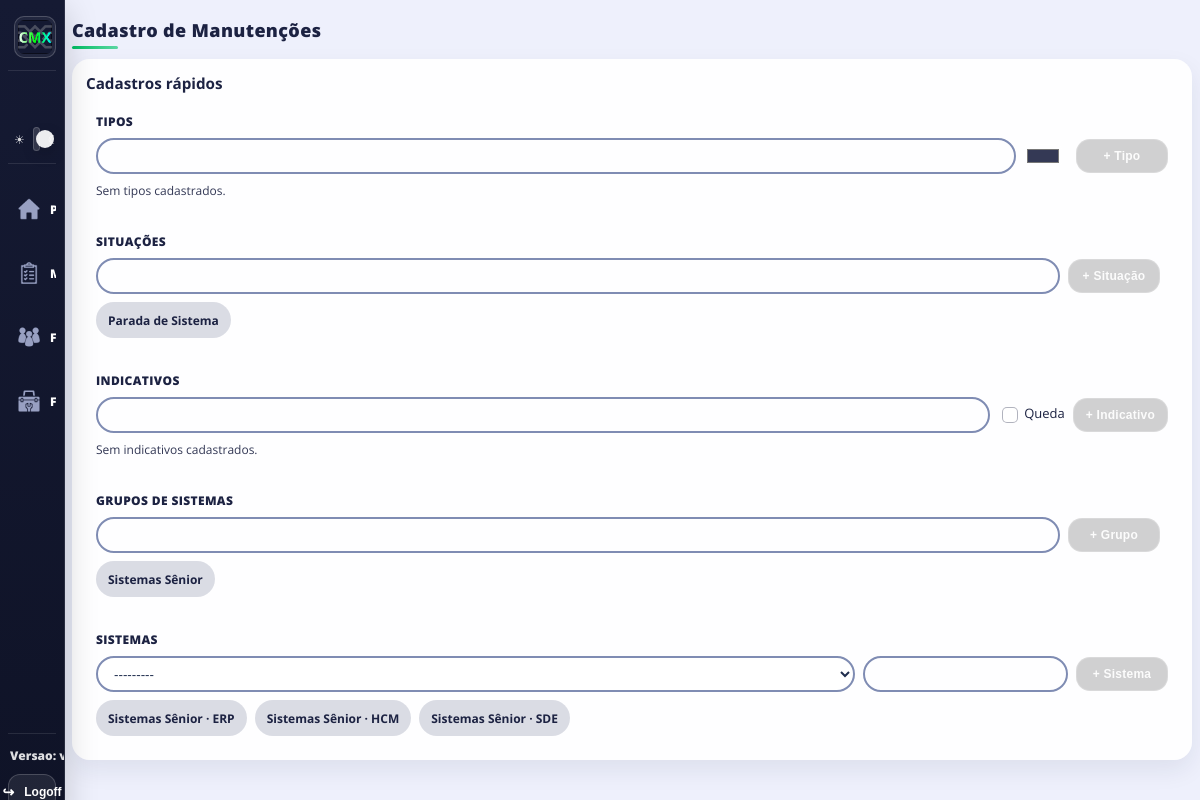
The app's page /maintenance/catalog/ (signed in) with its own data.
### tiqueue/models.py (models this page shows, shortened)
class MaintenanceSituation(models.Model):
    name = models.CharField(max_length=100, unique=True)
    is_active = models.BooleanField(default=True)
    created_at = models.DateTimeField(auto_now_add=True)
    class Meta:
        ordering = ["name", "id"]

class MaintenanceSystemGroup(models.Model):
    name = models.CharField(max_length=120, unique=True)
    description = models.TextField(blank=True, null=True)
    is_active = models.BooleanField(default=True)
    created_at = models.DateTimeField(auto_now_add=True)
    class Meta:
        ordering = ["name", "id"]
    def __str__(self):
        return self.name

class MaintenanceSystem(models.Model):
    group = models.ForeignKey(MaintenanceSystemGroup, on_delete=models.CASCADE, related_name="systems")
    name = models.CharField(max_length=120)
    description = models.TextField(blank=True, null=True)
    is_active = models.BooleanField(default=True)
    created_at = models.DateTimeField(auto_now_add=True)
    class Meta:
        ordering = ["group__name", "name", "id"]
        unique_together = ("group", "name")

### tiqueue/views.py (the view, shortened to what this page needs)
# urls.py: path('maintenance/catalog/', views.maintenanceCatalogPage, name='maintenanceCatalogPage'),
@login_required
def maintenanceCatalogPage(request):
    forms_data = _maintenance_catalog_forms()
    return render(
        request,
        "tiqueue/maintenance_catalog.html",
        {
            **forms_data,
            "types": MaintenanceType.objects.all().order_by("name"),
            "situations": MaintenanceSituation.objects.all().order_by("name"),
            "indicators": MaintenanceIndicator.objects.all().order_by("name"),
            "system_groups": MaintenanceSystemGroup.objects.all().order_by("name"),
            "systems": MaintenanceSystem.objects.select_related("group").all().order_by("group__name", "name"),
        },
    )

### tiqueue/forms.py
class MaintenanceTypeForm(forms.ModelForm):
    class Meta:
        model = MaintenanceType
        fields = ["name", "color", "is_active"]
        widgets = {
            "color": forms.TextInput(attrs={"type": "color", "class": "queue-color"}),
        }

class MaintenanceSituationForm(forms.ModelForm):
    class Meta:
        model = MaintenanceSituation
        fields = ["name", "is_active"]

### tiqueue/context_processors.py (called while the page is built)
def system_config(request):
    cfg = SystemConfig.objects.order_by("-updated_at", "-id").first()
    return {
        "sidebar_system_version": (cfg.system_version if cfg and cfg.system_version else ""),
    }

### tiqueue/views.py (called while the page is built)
def _maintenance_catalog_forms():
    return {
        "type_form": MaintenanceTypeForm(prefix="type"),
        "situation_form": MaintenanceSituationForm(prefix="sit"),
        "indicator_form": MaintenanceIndicatorForm(prefix="ind"),
        "group_form": MaintenanceSystemGroupForm(prefix="grp"),
        "system_form": MaintenanceSystemForm(prefix="sys"),
    }

### templates/tiqueue/maintenance_catalog.html (shortened to what this page needs)
{% load static %}
<!DOCTYPE html>
<html lang="pt-BR">
<head>
    <link rel="stylesheet" href="{% static '/style/theme.css'%}">
    <link rel="stylesheet" href="{% static '/style/mainQueue.css'%}">
</head>
<body>
{% include 'partials/sidebar.html' %}
<div class="queue_main maintenance-page">
    <div class="headerMain"><div class="headerTitle"><h1>Cadastro de Manutenções</h1></div></div>
    <section class="checklist-card checklist-form-card maintenance-catalog-card maintenance-catalog-modern">
        <h3>Cadastros rápidos</h3>
        <div class="maintenance-catalog-grid maintenance-catalog-grid-modern">
            <div class="maintenance-catalog-block">
                <div class="maintenance-catalog-head">Tipos</div>
                <form method="POST" class="maintenance-inline-form maintenance-inline-form-modern">{% csrf_token %}<input type="hidden" name="form_id" value="create_type">{{ type_form.name }}{{ type_form.color }}<button class="queue-secondary-btn" type="submit">+ Tipo</button></form>
                <div class="maintenance-chip-list">
                    {% for item in types %}<span class="maintenance-chip" style="--chip-color: {{ item.color|default:'#343955' }}">{{ item.name }}</span>{% empty %}<span class="maintenance-chip-empty">Sem tipos cadastrados.</span>{% endfor %}
                </div>
            </div>
            <div class="maintenance-catalog-block">
                <div class="maintenance-catalog-head">Situações</div>
                <form method="POST" class="maintenance-inline-form maintenance-inline-form-modern">{% csrf_token %}<input type="hidden" name="form_id" value="create_situation">{{ situation_form.name }}<button class="queue-secondary-btn" type="submit">+ Situação</button></form>
                <div class="maintenance-chip-list">
                    {% for item in situations %}<span class="maintenance-chip">{{ item.name }}</span>{% empty %}<span class="maintenance-chip-empty">Sem situações cadastradas.</span>{% endfor %}
                </div>
            </div>
            <div class="maintenance-catalog-block">
                <div class="maintenance-catalog-head">Indicativos</div>
                <form method="POST" class="maintenance-inline-form maintenance-inline-form-modern">{% csrf_token %}<input type="hidden" name="form_id" value="create_indicator">{{ indicator_form.name }}<label class="queue-checkbox-label">{{ indicator_form.is_incident }} Queda</label><button class="queue-secondary-btn" type="submit">+ Indicativo</button></form>
                <div class="maintenance-chip-list">
                    {% for item in indicators %}<span class="maintenance-chip {% if item.is_incident %}maintenance-chip-alert{% endif %}">{{ item.name }}</span>{% empty %}<span class="maintenance-chip-empty">Sem indicativos cadastrados.</span>{% endfor %}
                </div>
            </div>
            <div class="maintenance-catalog-block">
                <div class="maintenance-catalog-head">Grupos de sistemas</div>
                <form method="POST" class="maintenance-inline-form maintenance-inline-form-modern">{% csrf_token %}<input type="hidden" name="form_id" value="create_group">{{ group_form.name }}<button class="queue-secondary-btn" type="submit">+ Grupo</button></form>
                <div class="maintenance-chip-list">
                    {% for item in system_groups %}<span class="maintenance-chip">{{ item.name }}</span>{% empty %}<span class="maintenance-chip-empty">Sem grupos cadastrados.</span>{% endfor %}
                </div>
            </div>
            <div class="maintenance-catalog-block">
                <div class="maintenance-catalog-head">Sistemas</div>
                <form method="POST" class="maintenance-inline-form maintenance-inline-form-modern">{% csrf_token %}<input type="hidden" name="form_id" value="create_system">{{ system_form.group }}{{ system_form.name }}<button class="queue-secondary-btn" type="submit">+ Sistema</button></form>
                <div class="maintenance-chip-list">
                    {% for item in systems %}<span class="maintenance-chip">{{ item.group.name }} · {{ item.name }}</span>{% empty %}<span class="maintenance-chip-empty">Sem sistemas cadastrados.</span>{% endfor %}
                </div>
            </div>
        </div>
    </section>
</div>
</body>
</html>

### connect/static/style/theme.css (style rules this page uses)
:root { --page-bg: #eef0fc; --page-text: #1c2242; --title-text: #1c2242; --muted-text: rgba(28, 34, 66, 0.72); --surface-1: rgba(255, 255, 255, 0.95); --surface-2: rgba(255, 255, 255, 0.85); --surface-border: rgba(28, 34, 66, 0.10); --surface-shadow: 0 10px 24px rgba(28, 34, 66, 0.08); --accent: #00bf63; --accent-2: #5cd6a3; }
* { scrollbar-width: thin; scrollbar-color: rgba(0, 191, 99, 0.9) rgba(28, 34, 66, 0.18); }
input[type="checkbox"]:not([data-theme-switch]) { --cb-size: 16px; appearance: none; -webkit-appearance: none; width: var(--cb-size); height: var(--cb-size); border-radius: 5px; border: 1.5px solid rgba(28, 34, 66, 0.34); background: rgba(255, 255, 255, 0.96); display: inline-grid; place-items: center; cursor: pointer; transition: background-color 0.14s ease, border-color 0.14s ease, box-shadow 0.14s ease, transform 0.08s ease; }

### records on screen
MaintenanceSituation: name "Parada de Sistema"
MaintenanceSystemGroup: name "Sistemas Sênior"
MaintenanceSystem: group.name "Sistemas Sênior", name "ERP"
MaintenanceSystem: group.name "Sistemas Sênior", name "HCM"
MaintenanceSystem: group.name "Sistemas Sênior", name "SDE"
